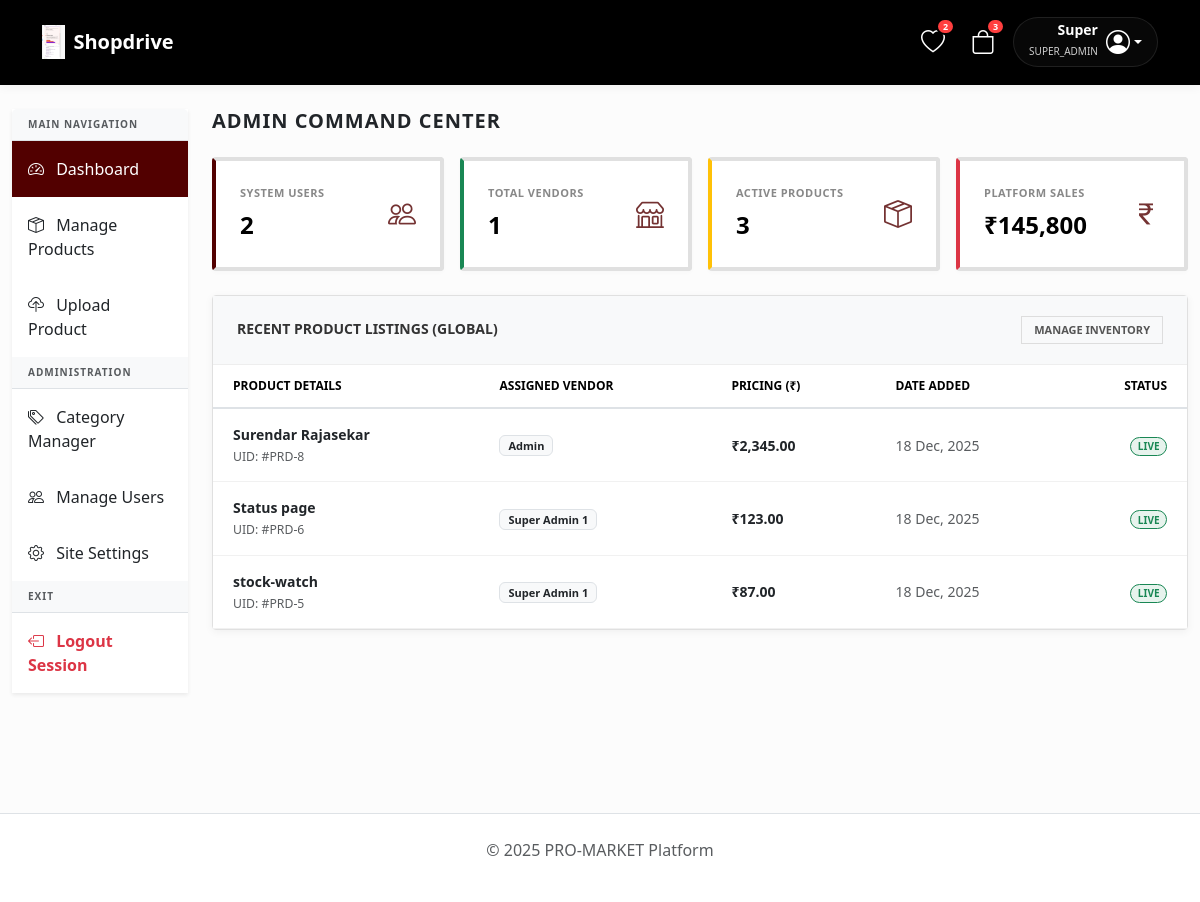
/admin/dashboard.php (signed in), run on the app's committed database.
### tables this page shows
CREATE TABLE `site_settings` (
  `id` int(11) NOT NULL,
  `app_name` varchar(100) DEFAULT 'Pro-Market',
  `app_logo` varchar(255) DEFAULT 'logo.png',
  `primary_color` varchar(10) DEFAULT '#2563eb',
  `smtp_host` varchar(100) DEFAULT NULL,
  `smtp_user` varchar(100) DEFAULT NULL,
  `smtp_pass` varchar(100) DEFAULT NULL,
  `smtp_port` int(11) DEFAULT 587,
  `razorpay_key_id` varchar(100) DEFAULT NULL,
  `razorpay_key_secret` varchar(100) DEFAULT NULL,
  `banner_title` varchar(255) DEFAULT NULL,
  `banner_subtitle` text DEFAULT NULL,
  `header_color` varchar(10) DEFAULT '#ffffff'
);

CREATE TABLE `products` (
  `id` int(11) NOT NULL,
  `vendor_id` int(11) NOT NULL,
  `category_id` int(11) NOT NULL,
  `name` varchar(255) NOT NULL,
  `description` text DEFAULT NULL,
  `price` decimal(10,2) DEFAULT NULL COMMENT 'This is the Selling Price',
  `mrp` decimal(10,2) DEFAULT NULL,
  `stock` int(11) DEFAULT 0,
  `image` varchar(255) DEFAULT NULL,
  `status` enum('active','hidden','pending') DEFAULT 'active',
  `created_at` timestamp NOT NULL DEFAULT current_timestamp(),
  `deleted_at` datetime DEFAULT NULL
);

CREATE TABLE `users` (
  `id` int(11) NOT NULL,
  `fullname` varchar(100) DEFAULT NULL,
  `email` varchar(100) NOT NULL,
  `password` varchar(255) NOT NULL,
  `role` enum('super_admin','vendor','customer') DEFAULT 'customer',
  `created_at` timestamp NOT NULL DEFAULT current_timestamp()
);

### admin/dashboard.php (the view, shortened to what this page needs)
<?php
require '../config/db.php';
$userCount   = $pdo->query("SELECT COUNT(*) FROM users")->fetchColumn();
$vendorCount = $pdo->query("SELECT COUNT(*) FROM users WHERE role = 'vendor'")->fetchColumn();
$prodCount   = $pdo->query("SELECT COUNT(*) FROM products WHERE deleted_at IS NULL")->fetchColumn();
$totalSales  = 145800;
require '../includes/header.php';
?>
<div class="container-fluid mt-4 pb-5">
    <div class="row">
        <div class="col-md-2 mb-4">
            <?php include '../includes/admin_sidebar.php'; ?>
        </div>
        <div class="col-md-10">
            <h5 class="fw-bold mb-4 text-uppercase" style="letter-spacing: 1px;">Admin Command Center</h5>
            <div class="row g-3 mb-4">
                <div class="col-md-3">
                    <div class="stat-card border-start border-4" style="border-left-color: var(--primary-theme) !important;">
                        <div>
                            <div class="stat-label">System Users</div>
                            <div class="stat-value"><?= number_format($userCount) ?></div>
                        </div>
                        <i class="bi bi-people stat-icon"></i>
                    </div>
                </div>
                <div class="col-md-3">
                    <div class="stat-card border-start border-4" style="border-left-color: #198754 !important;">
                        <div>
                            <div class="stat-label">Total Vendors</div>
                            <div class="stat-value"><?= number_format($vendorCount) ?></div>
                        </div>
                        <i class="bi bi-shop stat-icon"></i>
                    </div>
                </div>
                <div class="col-md-3">
                    <div class="stat-card border-start border-4" style="border-left-color: #ffc107 !important;">
                        <div>
                            <div class="stat-label">Active Products</div>
                            <div class="stat-value"><?= number_format($prodCount) ?></div>
                        </div>
                        <i class="bi bi-box-seam stat-icon"></i>
                    </div>
                </div>
                <div class="col-md-3">
                    <div class="stat-card border-start border-4" style="border-left-color: #dc3545 !important;">
                        <div>
                            <div class="stat-label">Platform Sales</div>
                            <div class="stat-value">₹<?= number_format($totalSales) ?></div>
                        </div>
                        <i class="bi bi-currency-rupee stat-icon"></i>
                    </div>
                </div>
            </div>
            <div class="manager-card">
                <div class="manager-header">
                    <h2 class="manager-title">Recent Product Listings (Global)</h2>
                    <a href="manage_products.php" class="btn-view-all">Manage Inventory</a>
                </div>
                <div class="table-responsive">
                    <table class="table custom-table mb-0">
                        <thead>
                            <tr>
                                <th>Product Details</th>
                                <th>Assigned Vendor</th>
                                <th>Pricing (₹)</th>
                                <th>Date Added</th>
                                <th class="text-end">Status</th>
                            </tr>
                        </thead>
                        <tbody>
                            <?php
                            $stmt = $pdo->query("SELECT p.*, u.fullname FROM products p JOIN users u ON p.vendor_id = u.id WHERE p.deleted_at IS NULL ORDER BY p.created_at DESC LIMIT 6");
                            while($row = $stmt->fetch()):
                            ?>
                            <tr>
                                <td>
                                    <span class="fw-bold text-dark d-block"><?= htmlspecialchars($row['name']) ?></span>
                                    <small class="text-muted">UID: #PRD-<?= $row['id'] ?></small>
                                </td>
                                <td>
                                    <span class="badge bg-light text-dark border px-2 py-1" style="font-size: 11px; font-weight: 600;">
                                        <?= htmlspecialchars($row['fullname']) ?>
                                    </span>
                                </td>
                                <td class="fw-bold text-dark">₹<?= number_format($row['price'], 2) ?></td>
                                <td class="text-muted small"><?= date('d M, Y', strtotime($row['created_at'])) ?></td>
                                <td class="text-end">
                                    <span class="badge rounded-pill" style="background: rgba(25, 135, 84, 0.1); color: #198754; font-size: 10px; font-weight: 800; border: 1px solid #198754;">LIVE</span>
                                </td>
                            </tr>
                            <?php endwhile; ?>
                        </tbody>
                    </table>
                </div>
            </div>
        </div>
    </div>
</div>
<?php include '../includes/footer.php'; ?>

### includes/header.php (shortened to what this page needs)
<?php
require_once __DIR__ . '/../config/db.php';
$brand = $pdo->query("SELECT * FROM site_settings WHERE id = 1")->fetch();
$app_name = $brand['app_name'] ?? 'Pro-Market';
$app_logo = $brand['app_logo'] ?? '';
$is_folder = (strpos($_SERVER['PHP_SELF'], '/admin/') !== false || strpos($_SERVER['PHP_SELF'], '/vendor/') !== false);
$base = $is_folder ? '../' : '';
$isLoggedIn = isset($_SESSION['user_id']);
$userName = $_SESSION['fullname'] ?? '';
$userRole = $_SESSION['role'] ?? '';
$cart_count = 0;
$wishlist_count = 0;
if ($isLoggedIn) {
    $cStmt = $pdo->prepare("SELECT SUM(quantity) FROM cart WHERE user_id = ?");
    $cStmt->execute([$_SESSION['user_id']]);
    $cart_count = (int)$cStmt->fetchColumn();
    $wStmt = $pdo->prepare("SELECT COUNT(id) FROM wishlist WHERE user_id = ?");
    $wStmt->execute([$_SESSION['user_id']]);
    $wishlist_count = (int)$wStmt->fetchColumn();
}
?>
<!DOCTYPE html>
<html lang="en">
<head>
    <link href="https://cdn.jsdelivr.net/npm/bootstrap@5.3.0/dist/css/bootstrap.min.css" rel="stylesheet">
    <link rel="stylesheet" href="https://cdn.jsdelivr.net/npm/bootstrap-icons@1.11.1/font/bootstrap-icons.css">
</head>
<body>
<nav class="navbar navbar-expand-lg navbar-custom py-3 sticky-top">
    <div class="container">
        <a class="navbar-brand fw-bold d-flex align-items-center" href="<?= $base ?>index.php">
            <?php if($app_logo): ?>
                <img src="<?= $base ?>assets/uploads/<?= $app_logo ?>" style="max-height: 35px;" class="me-2">
            <?php endif; ?>
            <?= htmlspecialchars($app_name) ?>
        </a>
        <div class="ms-auto d-flex align-items-center">
            <a href="<?= $base ?>wishlist.php" class="header-icon-btn text-decoration-none">
                <i class="bi bi-heart fs-4"></i>
                <?php if($wishlist_count > 0): ?>
                    <span class="badge rounded-pill header-badge wishlist-count-badge">
                        <?= $wishlist_count ?>
                    </span>
                <?php endif; ?>
            </a>
            <a href="<?= $base ?>cart.php" class="header-icon-btn text-decoration-none">
                <i class="bi bi-bag fs-4"></i>
                <?php if($cart_count > 0): ?>
                    <span class="badge rounded-pill header-badge cart-count-badge">
                        <?= $cart_count ?>
                    </span>
                <?php endif; ?>
            </a>
            <?php if($isLoggedIn): ?>
                <div class="dropdown">
                    <a href="#" class="user-pill d-flex align-items-center text-decoration-none dropdown-toggle" data-bs-toggle="dropdown">
                        <div class="me-2 d-none d-md-block text-end">
                            <div class="small fw-bold mb-0" style="line-height: 1;"><?= htmlspecialchars(explode(' ', $userName)[0]) ?></div>
                            <span style="font-size: 10px; opacity: 0.8;"><?= strtoupper($userRole) ?></span>
                        </div>
                        <i class="bi bi-person-circle fs-4"></i>
                    </a>
                </div>
            <?php else: ?>
                <a href="<?= $base ?>login.php" class="nav-link px-3 fw-bold border-end me-2" style="font-size: 14px;">Login</a>
                <a href="<?= $base ?>register.php" class="btn btn-primary rounded-pill px-4 fw-bold shadow-sm" style="font-size: 14px;">Join Now</a>
            <?php endif; ?>
        </div>
    </div>
</nav>

### data on the page
site_settings: app_logo (picture), app_name "Shopdrive"
products: name "Surendar Rajasekar", id "8", vendor.fullname "Admin", price "2,345.00", created_at "18 Dec, 2025"
products: name "Status page", id "6", vendor.fullname "Super Admin 1", price "123.00", created_at "18 Dec, 2025"
products: name "stock-watch", id "5", vendor.fullname "Super Admin 1", price "87.00", created_at "18 Dec, 2025"

### other printed values
$wishlist_count "2"
$cart_count "3"
explode(' ', $userName)[0] "Super"
$userRole "SUPER_ADMIN"
$userCount "2"
$vendorCount "1"
$prodCount "3"
$totalSales "145,800"
